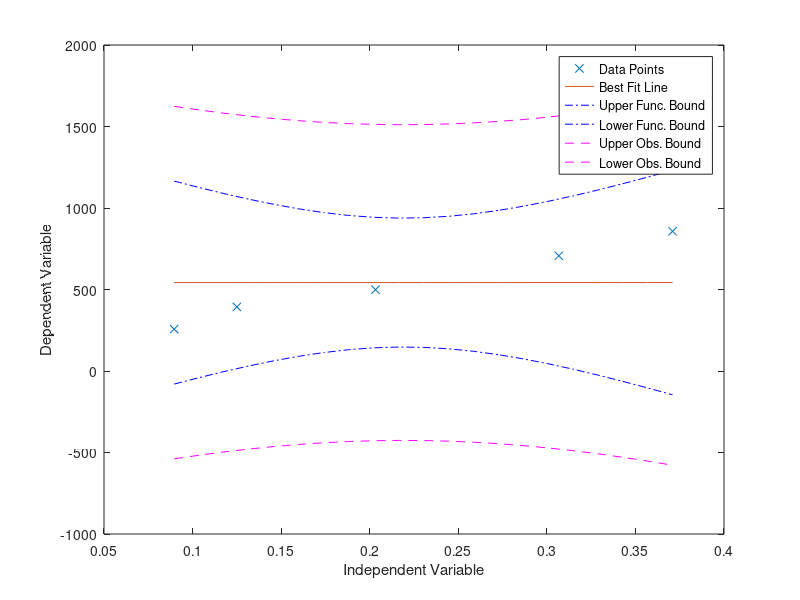

Reproduce this figure in MATLAB.
x = [0.3709677419 0.306779661 0.2032520325 0.125 0.0896]; % Uncomment and add your own data
y = [857 707 499 393 257]; % Uncomment and add your own data
% voltage ratio = 0.0004916007(turbidity in tpu) - 0.04762265
% turbidity in tpu = 2011.651(v90/v180) + 101.8072
% 0.0004464639(30)-0.01927617
confLev = 0.95;
N = length(y);
xbar = mean(x);
ybar = mean(y);
Sxx = (x-xbar)*transpose(x-xbar);
beta1 = ((x-xbar)*transpose(x-xbar))/Sxx; %line of best fit
beta0= ybar-beta1*xbar;
yfit = beta0 + beta1*x
SSE = (y-yfit)*transpose(y-yfit);
Se = sqrt(SSE/(N-2));
Sbeta0 = (Se*sqrt(1/N+xbar^2/Sxx));
Sbeta1 = Se/sqrt(Sxx);
StdT = tinv((1-0.5*(1-confLev)),N-2);
lambdaBeta1 = StdT*Sbeta1
lambdaBeta0 = StdT*Sbeta0
range = max(x)-min(x); 
xplot = min(x):range/20:max(x); 
yplot = beta0 + beta1*xplot; 
Syhat = Se*sqrt(1/N + (xplot - xbar).*(xplot - xbar)/Sxx);
lambdayhat = StdT*Syhat;
Sy = Se*sqrt(1+1/N + (xplot - xbar).*(xplot - xbar)/Sxx);
lambday = StdT*Sy
figure(1)
clf
plot(x,y,'x')
hold on
plot(xplot,yplot)
plot(xplot,yplot+lambdayhat,'-.b',xplot,yplot-lambdayhat,'-.b')
plot(xplot,yplot+lambday,'--m',xplot,yplot-lambday,'--m')
xlabel('Independent Variable')
ylabel('Dependent Variable')
% if beta1 > 0 % Fix this
%     location = 'northwest';
% else
%     location = 'northeast';
% end
legend('Data Points','Best Fit Line','Upper Func. Bound',...
    'Lower Func. Bound', 'Upper Obs. Bound', 'Lower Obs. Bound')
    %'Location', location)
hold off
